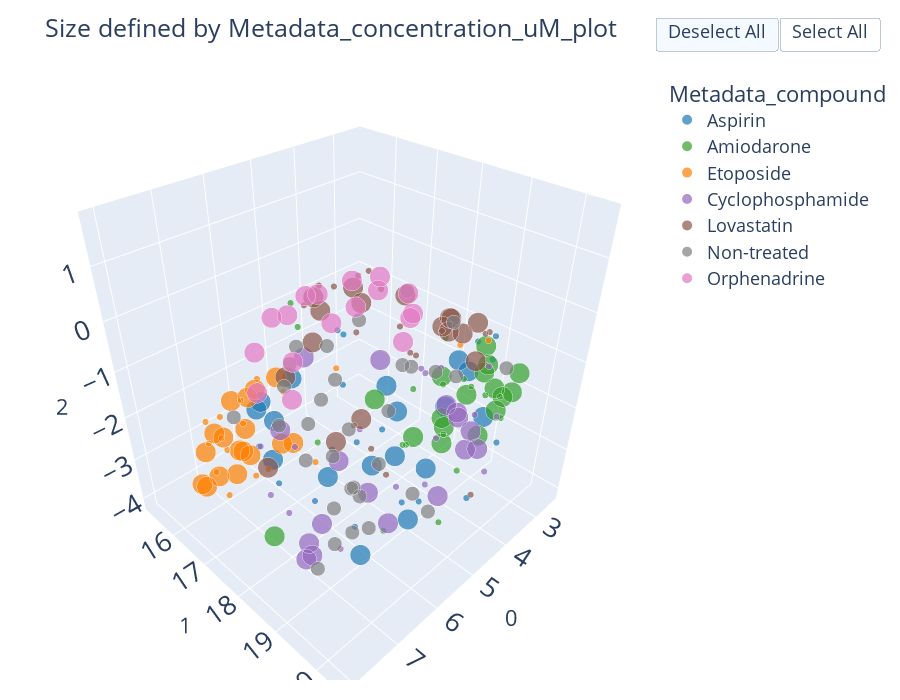

Notebook cell for this chart:
### Code cell
combat_util.plot_umap_3d(df_3d, color_col='Metadata_compound', 
                    #   split_df = False, split_column = None, np = None,
                      hover_cols=hover_list,
                      size=True, size_col = "Metadata_concentration_uM_plot",
                      # x="0", y="1",
                      # error_x="x_err", error_y="y_err",
                       dili_color=True
                      )

### Figure 1 — Plotly figure (JSON) as saved in the notebook; plotly's stock layout.template omitted (floating-point values rounded to 4 significant figures; data arrays with more than 128 entries replaced by an {"elided": "..."} marker saying what was removed)
{"data": [{"customdata": {"elided": "34x4 mixed values"}, "hovertemplate": "colors_plot_col=Aspirin<br>0=%{x}<br>1=%{y}<br>2=%{z}<br>Metadata_size=%{marker.size}<br>Metadata_Plate=%{customdata[0]}<br>Metadata_Well=%{customdata[1]}<br>Metadata_compound=%{customdata[2]}<br>Metadata_concentration_uM=%{customdata[3]}<extra></extra>", "legendgroup": "Aspirin", "marker": {"color": "#1f78b4", "size": [1, 1, 1, 1, 1, 1, 1, 1, 1, 1, 1, 1, 1, 1, 1, 1, 1, 10, 10, 10, 10, 10, 10, 10, 10, 10, 10, 10, 10, 10, 10, 10, 10, 10], "sizemode": "area", "sizeref": 0.025, "symbol": "circle"}, "mode": "markers", "name": "Aspirin", "scene": "scene", "showlegend": true, "type": "scatter3d", "x": [4.847, 7.319, 4.706, 7.298, 4.724, 4.819, 5.838, 2.458, 7.785, 4.93, 4.719, 5.94, 3.803, 4.859, 5.868, 2.519, 6.222, 7.233, 7.51, 7.191, 7.557, 3.802, 5.899, 6.09, 5.644, 3.028, 3.4, 5.256, 2.755, 4.544, 4.154, 2.962, 3.67, 6.211], "y": [18.73, 18.18, 19.93, 19.03, 18.06, 20.14, 18.45, 18.82, 18.39, 17.1, 17.03, 17.98, 19.96, 19.14, 18.19, 18.86, 18.87, 18.06, 18.32, 17.69, 18.08, 17.61, 16.91, 18.01, 18.66, 19.13, 18.69, 19.23, 18.49, 18.24, 18.7, 18.16, 17.18, 18.95], "z": [-3.902, -2.106, 0.2297, -1.926, -2.557, -2.817, -4.033, -1.691, -0.9116, -0.7069, -0.9193, -2.356, -2.288, -3.573, -0.8698, -1.121, -1.483, -0.9256, -1.384, -0.7763, -0.5154, -2.885, -1.372, -2.893, -2.485, -2.607, -1.323, -3.687, -1.984, -3.215, -3.488, -2.918, -2.534, -4.096]}, {"customdata": {"elided": "34x4 mixed values"}, "hovertemplate": "colors_plot_col=Amiodarone<br>0=%{x}<br>1=%{y}<br>2=%{z}<br>Metadata_size=%{marker.size}<br>Metadata_Plate=%{customdata[0]}<br>Metadata_Well=%{customdata[1]}<br>Metadata_compound=%{customdata[2]}<br>Metadata_concentration_uM=%{customdata[3]}<extra></extra>", "legendgroup": "Amiodarone", "marker": {"color": "#33a02c", "size": [1, 1, 1, 1, 1, 1, 1, 1, 1, 1, 1, 1, 1, 1, 1, 1, 1, 10, 10, 10, 10, 10, 10, 10, 10, 10, 10, 10, 10, 10, 10, 10, 10, 10], "sizemode": "area", "sizeref": 0.025, "symbol": "circle"}, "mode": "markers", "name": "Amiodarone", "scene": "scene", "showlegend": true, "type": "scatter3d", "x": [3.236, 3.241, 5.479, 3.061, 6.88, 5.451, 5.16, 4.957, 4.221, 6.755, 6.904, 4.166, 3.369, 3.728, 4.656, 5.136, 3.17, 3.725, 3.847, 3.327, 4.844, 3.669, 3.945, 4.206, 3.22, 3.493, 4.169, 4.057, 4.306, 4.312, 4.366, 3.898, 3.536, 8.071], "y": [17.53, 18.74, 18.85, 19.46, 18.67, 19.9, 19.01, 18.77, 18.97, 18.18, 18.22, 19.44, 19.72, 18.74, 19.87, 19.83, 19.21, 19.53, 20.13, 19.92, 20.17, 19.12, 19.94, 19.81, 19.41, 19.76, 17.33, 18.95, 18.46, 19.09, 19.19, 18.71, 19.35, 18.95], "z": [-2.662, -1.799, -4.11, -1.932, -1.213, -0.2035, -2.091, -2.364, -0.3558, 0.6135, 1.09, -3.062, -2.115, -2.856, -0.6716, -3.406, -1.97, -0.8587, -1.062, -1.036, 0.3221, -1.74, -1.499, -1.976, -1.681, -1.545, -2.535, -2.757, -2.743, -1.933, -2.046, -1.423, -1.202, -2.17]}, {"customdata": {"elided": "34x4 mixed values"}, "hovertemplate": "colors_plot_col=Etoposide<br>0=%{x}<br>1=%{y}<br>2=%{z}<br>Metadata_size=%{marker.size}<br>Metadata_Plate=%{customdata[0]}<br>Metadata_Well=%{customdata[1]}<br>Metadata_compound=%{customdata[2]}<br>Metadata_concentration_uM=%{customdata[3]}<extra></extra>", "legendgroup": "Etoposide", "marker": {"color": "#ff7f00", "size": [1, 1, 1, 1, 1, 1, 1, 1, 1, 1, 1, 1, 1, 1, 1, 1, 1, 10, 10, 10, 10, 10, 10, 10, 10, 10, 10, 10, 10, 10, 10, 10, 10, 10], "sizemode": "area", "sizeref": 0.025, "symbol": "circle"}, "mode": "markers", "name": "Etoposide", "scene": "scene", "showlegend": true, "type": "scatter3d", "x": [6.996, 6.775, 6.399, 7.381, 5.197, 5.488, 6.677, 6.181, 7.026, 4.868, 7.066, 6.692, 6.024, 5.642, 5.621, 6.371, 5.375, 5.908, 5.534, 6.27, 7.148, 6.556, 7.474, 7.583, 6.493, 7.003, 6.005, 7.227, 7.064, 7.222, 5.961, 6.372, 6.59, 7.077], "y": [15.65, 16.79, 15.21, 16.76, 20.42, 20.16, 15.77, 15.67, 15.83, 16.98, 15.76, 15.63, 15.44, 17.18, 15.49, 16.63, 15.99, 15.78, 15.99, 16.03, 16.1, 15.9, 16.01, 16.35, 15.9, 16.78, 16.98, 15.87, 16.28, 16.26, 16.58, 16.0, 16.39, 16.61], "z": [-2.987, -3.216, -2.919, -3.315, 0.6879, 0.6327, -3.275, -2.947, -3.585, -1.618, -2.351, -3.04, -2.578, -3.351, -2.236, -3.415, -2.419, -2.193, -1.988, -2.062, -3.435, -2.059, -3.483, -3.245, -3.309, -2.477, -2.763, -2.922, -2.415, -2.239, -3.052, -2.781, -3.067, -3.089]}, {"customdata": {"elided": "34x4 mixed values"}, "hovertemplate": "colors_plot_col=Cyclophosphamide<br>0=%{x}<br>1=%{y}<br>2=%{z}<br>Metadata_size=%{marker.size}<br>Metadata_Plate=%{customdata[0]}<br>Metadata_Well=%{customdata[1]}<br>Metadata_compound=%{customdata[2]}<br>Metadata_concentration_uM=%{customdata[3]}<extra></extra>", "legendgroup": "Cyclophosphamide", "marker": {"color": "#9467bd", "size": [1, 1, 1, 1, 1, 1, 1, 1, 1, 1, 1, 1, 1, 1, 1, 1, 1, 10, 10, 10, 10, 10, 10, 10, 10, 10, 10, 10, 10, 10, 10, 10, 10, 10], "sizemode": "area", "sizeref": 0.025, "symbol": "circle"}, "mode": "markers", "name": "Cyclophosphamide", "scene": "scene", "showlegend": true, "type": "scatter3d", "x": [2.847, 6.601, 7.862, 5.597, 7.583, 2.865, 2.911, 3.898, 4.994, 6.727, 6.7, 3.442, 4.41, 3.041, 3.353, 4.689, 5.013, 5.61, 7.702, 6.918, 7.584, 7.218, 2.797, 3.709, 5.105, 2.962, 4.414, 5.621, 3.88, 6.851, 6.519, 3.001, 3.48, 5.522], "y": [19.0, 18.85, 18.67, 18.7, 18.73, 17.53, 18.86, 18.24, 17.74, 16.94, 17.88, 18.36, 20.17, 19.43, 18.27, 19.13, 18.71, 16.93, 19.31, 18.74, 19.08, 18.8, 18.07, 19.52, 19.73, 18.84, 19.72, 19.07, 17.18, 19.09, 17.27, 18.49, 18.87, 18.46], "z": [-1.58, -3.705, -1.653, -2.476, -2.195, -2.452, -2.772, -1.491, -2.583, -2.434, -1.892, -3.352, -2.451, -2.423, -1.718, -3.27, -3.392, -1.046, -2.332, -2.93, -2.982, -3.412, -3.017, -2.762, -2.85, -3.166, -2.219, -3.632, -1.804, -1.341, -1.984, -2.868, -2.513, -3.358]}, {"customdata": {"elided": "34x4 mixed values"}, "hovertemplate": "colors_plot_col=Lovastatin<br>0=%{x}<br>1=%{y}<br>2=%{z}<br>Metadata_size=%{marker.size}<br>Metadata_Plate=%{customdata[0]}<br>Metadata_Well=%{customdata[1]}<br>Metadata_compound=%{customdata[2]}<br>Metadata_concentration_uM=%{customdata[3]}<extra></extra>", "legendgroup": "Lovastatin", "marker": {"color": "#8c564b", "size": [1, 1, 1, 1, 1, 1, 1, 1, 1, 1, 1, 1, 1, 1, 1, 1, 1, 10, 10, 10, 10, 10, 10, 10, 10, 10, 10, 10, 10, 10, 10, 10, 10, 10], "sizemode": "area", "sizeref": 0.025, "symbol": "circle"}, "mode": "markers", "name": "Lovastatin", "scene": "scene", "showlegend": true, "type": "scatter3d", "x": [3.158, 5.144, 6.015, 4.913, 6.059, 6.637, 5.808, 4.177, 6.653, 4.971, 3.044, 5.585, 3.179, 5.224, 5.946, 3.121, 5.084, 3.662, 3.376, 3.086, 5.134, 4.059, 8.04, 5.498, 5.255, 5.983, 6.135, 5.468, 5.235, 4.478, 5.804, 5.121, 5.681, 3.5], "y": [17.34, 20.42, 18.64, 18.11, 17.53, 19.57, 18.39, 18.32, 19.9, 18.6, 18.97, 17.72, 18.1, 17.9, 17.77, 19.1, 17.99, 18.63, 18.24, 18.8, 17.69, 18.89, 18.9, 17.28, 19.77, 18.12, 17.03, 18.22, 20.28, 18.26, 18.53, 16.62, 17.32, 18.79], "z": [-1.904, -2.318, 0.4012, 0.5057, 0.4299, -0.9336, -1.646, -1.029, -1.228, 0.03341, -0.7899, 0.6558, -1.05, 0.784, 0.8293, -0.6636, 0.85, -0.3506, -0.8075, -0.6093, 0.4556, -0.06275, -0.8344, 0.001382, 0.5791, -2.065, -1.161, -1.792, 0.2927, 0.2752, 0.7754, -1.09, 0.3471, -0.6602]}, {"customdata": [["220607_092050_Plate_1", "E2", "Non-treated", 0], ["231011_183822_Plate_1", "F8", "Non-treated", 0], ["220617_090443_Plate_1", "E2", "Non-treated", 0], ["220617_090443_Plate_1", "G2", "Non-treated", 0], ["231011_183822_Plate_1", "F9", "Non-treated", 0], ["231011_183822_Plate_1", "F7", "Non-treated", 0], ["220607_092050_Plate_1", "C2", "Non-treated", 0], ["220607_092050_Plate_1", "D2", "Non-treated", 0], ["220608_152238_Plate_1", "D2", "Non-treated", 0], ["220617_090443_Plate_1", "F2", "Non-treated", 0], ["231011_183822_Plate_1", "F6", "Non-treated", 0], ["220608_152238_Plate_1", "G2", "Non-treated", 0], ["220617_090443_Plate_1", "D2", "Non-treated", 0], ["231006_132517_Plate_1", "D7", "Non-treated", 0], ["220617_090443_Plate_1", "B2", "Non-treated", 0], ["231006_132517_Plate_1", "D8", "Non-treated", 0], ["231006_132517_Plate_1", "D6", "Non-treated", 0], ["231006_132517_Plate_1", "D5", "Non-treated", 0], ["231006_132517_Plate_1", "D9", "Non-treated", 0], ["231006_132517_Plate_1", "D4", "Non-treated", 0], ["220608_152238_Plate_1", "F2", "Non-treated", 0], ["231006_132517_Plate_1", "D3", "Non-treated", 0], ["220607_092050_Plate_1", "F2", "Non-treated", 0], ["220617_090443_Plate_1", "C2", "Non-treated", 0], ["220608_152238_Plate_1", "E2", "Non-treated", 0], ["231011_183822_Plate_1", "B11", "Non-treated", 0], ["231011_183822_Plate_1", "B10", "Non-treated", 0], ["220607_092050_Plate_1", "G2", "Non-treated", 0], ["231011_183822_Plate_1", "C11", "Non-treated", 0], ["231006_132517_Plate_1", "D2", "Non-treated", 0], ["220608_152238_Plate_1", "C2", "Non-treated", 0], ["231011_183822_Plate_1", "C10", "Non-treated", 0]], "hovertemplate": "colors_plot_col=Non-treated<br>0=%{x}<br>1=%{y}<br>2=%{z}<br>Metadata_size=%{marker.size}<br>Metadata_Plate=%{customdata[0]}<br>Metadata_Well=%{customdata[1]}<br>Metadata_compound=%{customdata[2]}<br>Metadata_concentration_uM=%{customdata[3]}<extra></extra>", "legendgroup": "Non-treated", "marker": {"color": "#808080", "size": [5, 5, 5, 5, 5, 5, 5, 5, 5, 5, 5, 5, 5, 5, 5, 5, 5, 5, 5, 5, 5, 5, 5, 5, 5, 5, 5, 5, 5, 5, 5, 5], "sizemode": "area", "sizeref": 0.025, "symbol": "circle"}, "mode": "markers", "name": "Non-treated", "scene": "scene", "showlegend": true, "type": "scatter3d", "x": [7.244, 2.868, 7.844, 6.644, 3.05, 2.756, 5.961, 5.164, 5.841, 7.808, 7.409, 7.473, 3.997, 7.05, 5.716, 5.288, 7.365, 7.397, 6.341, 7.516, 5.646, 7.134, 5.411, 5.372, 6.474, 7.216, 6.583, 6.591, 5.437, 5.67, 6.784, 5.57], "y": [19.46, 17.79, 18.97, 16.07, 17.29, 18.22, 17.38, 16.86, 17.8, 19.09, 19.15, 19.64, 20.06, 20.11, 18.69, 18.95, 20.05, 19.92, 17.71, 19.68, 20.12, 19.7, 19.08, 17.82, 19.15, 19.36, 19.12, 19.84, 19.44, 16.81, 17.97, 19.9], "z": [0.5697, -2.29, -0.1455, -2.305, -2.316, -2.241, -2.103, -2.265, -0.3052, 0.5559, -3.295, -0.5191, -0.5414, -0.6288, -3.977, -0.389, -1.066, -0.9848, -2.524, -1.456, 1.049, -1.289, 1.036, -2.315, 1.02, -2.694, -3.099, -0.1033, -2.769, -0.85, -0.123, -2.771]}, {"customdata": [["231006_132517_Plate_1", "F7", "Orphenadrine", 10], ["231006_132517_Plate_1", "F6", "Orphenadrine", 10], ["231006_132517_Plate_1", "F9", "Orphenadrine", 10], ["231006_132517_Plate_1", "F8", "Orphenadrine", 10], ["231011_183822_Plate_1", "D5", "Orphenadrine", 10], ["231011_183822_Plate_1", "D4", "Orphenadrine", 10], ["231011_183822_Plate_1", "D3", "Orphenadrine", 10], ["231011_183822_Plate_1", "D2", "Orphenadrine", 10], ["220607_092050_Plate_1", "G6", "Orphenadrine", 10], ["220607_092050_Plate_1", "F6", "Orphenadrine", 10], ["220607_092050_Plate_1", "E6", "Orphenadrine", 10], ["220608_152238_Plate_1", "E6", "Orphenadrine", 10], ["220608_152238_Plate_1", "F6", "Orphenadrine", 10], ["220617_090443_Plate_1", "G6", "Orphenadrine", 10], ["220617_090443_Plate_1", "F6", "Orphenadrine", 10], ["220617_090443_Plate_1", "E6", "Orphenadrine", 10], ["220608_152238_Plate_1", "G6", "Orphenadrine", 10]], "hovertemplate": "colors_plot_col=Orphenadrine<br>0=%{x}<br>1=%{y}<br>2=%{z}<br>Metadata_size=%{marker.size}<br>Metadata_Plate=%{customdata[0]}<br>Metadata_Well=%{customdata[1]}<br>Metadata_compound=%{customdata[2]}<br>Metadata_concentration_uM=%{customdata[3]}<extra></extra>", "legendgroup": "Orphenadrine", "marker": {"color": "#e377c2", "size": [10, 10, 10, 10, 10, 10, 10, 10, 10, 10, 10, 10, 10, 10, 10, 10, 10], "sizemode": "area", "sizeref": 0.025, "symbol": "circle"}, "mode": "markers", "name": "Orphenadrine", "scene": "scene", "showlegend": true, "type": "scatter3d", "x": [6.324, 6.158, 6.361, 5.983, 7.377, 7.78, 7.369, 6.994, 6.225, 6.618, 7.868, 7.758, 7.175, 6.965, 6.55, 7.642, 6.496], "y": [19.97, 19.79, 19.85, 19.58, 18.71, 18.47, 18.37, 18.65, 19.28, 19.62, 18.57, 19.18, 19.34, 18.86, 19.15, 19.09, 19.03], "z": [1.402, 1.192, 0.937, 1.417, 1.295, 0.7853, 1.107, 1.408, 1.645, 1.719, 0.2086, 0.3601, 1.355, 1.504, 1.261, 0.8627, 1.592]}], "layout": {"autosize": false, "font": {"size": 18}, "height": 700, "legend": {"itemsizing": "constant", "title": {"text": "Metadata_compound"}, "tracegroupgap": 0}, "margin": {"b": 20, "l": 50, "pad": 4, "r": 50, "t": 50}, "scene": {"domain": {"x": [0, 1], "y": [0, 1]}, "xaxis": {"title": {"text": "0"}}, "yaxis": {"title": {"text": "1"}}, "zaxis": {"title": {"text": "2"}}}, "title": {"text": "Size defined by Metadata_concentration_uM_plot"}, "updatemenus": [{"buttons": [{"args": ["visible", "legendonly"], "label": "Deselect All", "method": "restyle"}, {"args": ["visible", true], "label": "Select All", "method": "restyle"}], "direction": "left", "pad": {"r": 5, "t": 5}, "showactive": true, "type": "buttons", "x": 1, "xanchor": "left", "y": 1.1, "yanchor": "top"}], "width": 900}}
